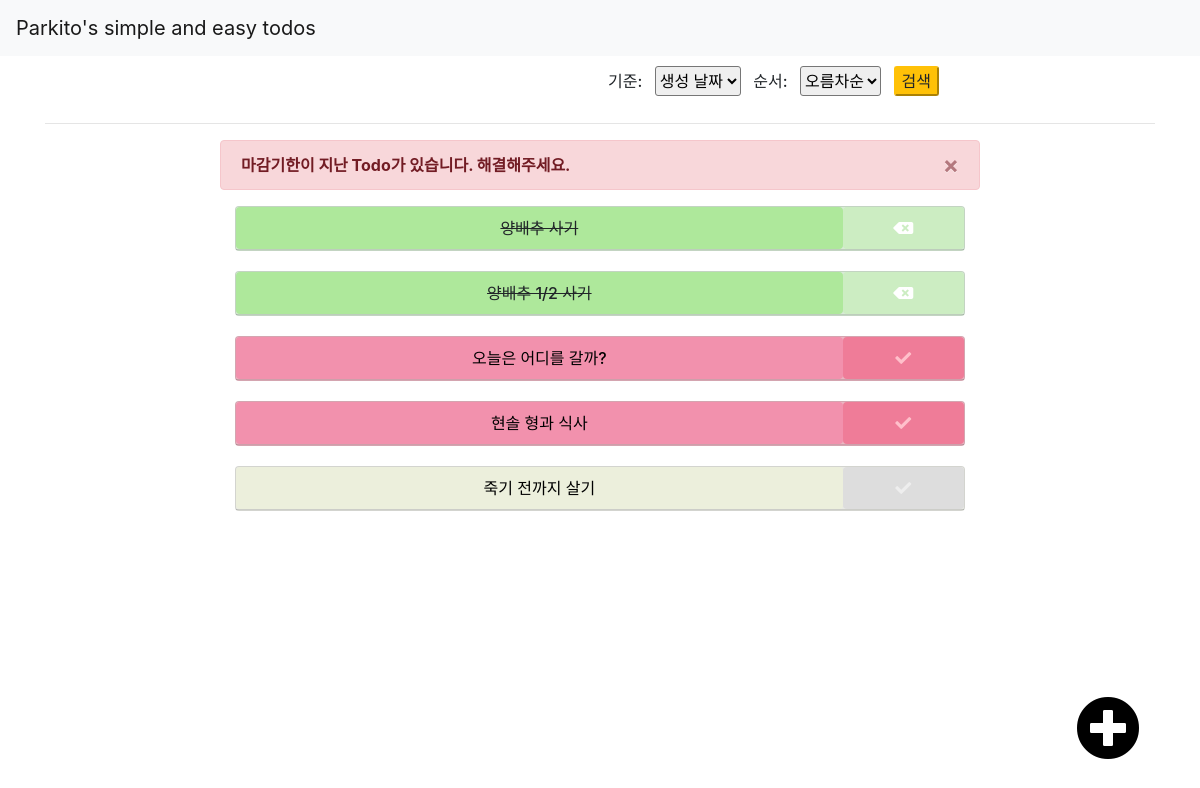
The page /todos/ on the database its author committed.
### todos/models.py (models this page shows, shortened)
class TodoList(models.Model):
    title = models.CharField("할 일", max_length=30)
    content = models.TextField("설명")
    importance = models.CharField(
        "중요도",
        max_length=1,
        choices=tuple((str(n+1), n+1) for n in range(IMPORTANCE_SIZE)),
        default=str(IMPORTANCE_DEFAULT),
    )
    created_date = models.DateField("생성 날짜", auto_now_add=True)
    expired_date = models.DateField("기한", default=get_ndays_later)
    is_solved = models.BooleanField("완료 여부", default=False)
    class Meta:
        ordering = ['created_date']
    @property
    def is_expired(self):
        return self.expired_date < date.today()

### todos/views.py (the view)
# urls.py: path('', views.todos_list, name='todos-list'),
def todos_list(request):
    if request.GET:
        criteria = request.GET.get('criteria')
        ordering = request.GET.get('ordering')
        sign = '' if ordering == 'ascending' else '-'
        lists = TodoList.objects.order_by(sign + criteria)
        all_clear = all(not l.is_expired for l in lists)
        context = {'lists': lists, 'criteria': criteria,
                   'ordering': ordering, 'all_clear': all_clear}
    else:
        lists = TodoList.objects.all()
        all_clear = all(not l.is_expired for l in lists)
        context = {'lists': lists, 'all_clear': all_clear}
    return render(request, 'pages/todos-list.html', context)

### templates/pages/todos-list.html (shortened to what this page needs)
{% extends 'base.html' %}
{% load static %}
{% block content %}
  <div class="container">
		{% include 'parts/ordering-form.html' %}
		<hr>
  	{% if not all_clear %}
			<div class="row justify-content-center">
			 <div class="col-lg-8 col-mid-8 col-sm-10 alert alert-danger alert-dismissible fade show">
				 <strong>마감기한이 지난 Todo가 있습니다. 해결해주세요.</strong>
				 <button type="button" class="close" data-dismiss="alert">&times;</button>
			 </div>
		  </div>
		{% endif %}
    {% for list in lists %}
    <div class="row justify-content-center">
      <div class="col-lg-8 col-mid-8 col-sm-10">
        {% include 'parts/todo-item.html' %}
      </div>
    </div>
    {% endfor %}
  </div>
  <a href="{% url 'todos-new' %}">
    <i id="plus-icon" class="fas fa-plus-circle"></i></div>
  </a>
{% endblock %}

### templates/base.html
{% include 'parts/header.html' %}
{% include 'parts/nav.html' %}
{% block content %}{% endblock %}
{% include 'parts/footer.html' %}

### templates/parts/header.html (shortened to what this page needs)
{% load static %}
<!DOCTYPE html>
<html lang="ko">
<head>
  <link rel="stylesheet" href="https://use.fontawesome.com/releases/v5.8.2/css/all.css">
	<link rel="stylesheet" href="https://stackpath.bootstrapcdn.com/bootstrap/4.3.1/css/bootstrap.min.css">
	<link rel="stylesheet" type="text/css" href="{% static 'css/main.css' %}">
	<link rel="stylesheet" type="text/css" href="{% static 'css/nav.css' %}">
</head>
<body>

### templates/parts/nav.html
<nav class="navbar navbar-light bg-light">
  <a class="navbar-brand" href="/">Parkito's simple and easy todos</a>
</nav>

### templates/parts/ordering-form.html (shortened to what this page needs)
<div class="row">
	<div class="col-lg-6 col-mid-5 col-sm-4 col-2"></div>
	<form class="text-right" id="ordering-form" action="{% url 'todos-list' %}" method="GET">
		<label for="criteria">기준: </label>
		<select name="criteria">
				<option {% if criteria == 'created_date' %}selected{% endif %} value="created_date">생성 날짜</option>
		</select>
		<label for="ordering">순서: </label>
		<select name="ordering">
				<option {% if ordering == 'ascending' %}selected{% endif %} value="ascending">오름차순</option>
		</select>
	<input class="btn-warning" type="submit" value="검색">
	</form>
</div>

### templates/parts/todo-item.html (shortened to what this page needs)
<div class="todo-item">
	<div id="card{{ list.pk }}" class="card container
		{% if list.is_solved %}
			todo-solved
		{% elif list.is_expired %}
			todo-expired
		{% else %}
			todo-not-solved
		{% endif %}
		">
    <div class="card-header row" id="heading{{ list.pk }}">
      <div class="card-title btn col-10" data-toggle="collapse" data-target="#collapse{{ list.pk }}" aria-expanded="true" aria-controls="collapse{{ list.pk }}">
        {{ list.title }}
      </div>
      <button type="button" class="btn col-2 solve-button" value={{ list.pk }}>
        <i class="fas {% if list.is_solved %} fa-backspace {% else %} fa-check {% endif %}"></i>
      </button>
    </div>
  </div>
</div>

### templates/parts/footer.html
</body>
</html>

### static/css/main.css (style rules this page uses)
#plus-icon { font-size: 4rem; position: absolute; color: black; bottom: 5%; right: 5%; }
#ordering-form * { margin-left: .5rem; height: 30px; font-weight: 500; border-radius: 3px; }
.todo-item { margin-bottom: 20px; }
div.card-header { padding: 0 0; }
div.card-title { margin: 0; padding: .5rem 0; cursor: pointer; font-weight: 500; }
div.todo-expired { color: red; background-color: #f2bcc9; }
div.todo-expired .card-title { background-color: #f291ad; color: black; }
div.todo-expired .solve-button { color: pink; background-color: #ef7c98; }
div.todo-solved { background-color: #dff2de; text-decoration: line-through; }
div.todo-solved .card-title { background-color: #aee89b; }
div.todo-solved .solve-button { background-color: #ccedc2; color: white; }
div.todo-not-solved { background-color: #f1f2ed; }
div.todo-not-solved .card-title { background-color: #ecefdc; color: black; }
div.todo-not-solved .solve-button { color: #eee; background-color: #ddd; }

### static/css/nav.css (style rules this page uses)
nav { margin-bottom: 10px; }

### rows shown on the page
TodoList: title "양배추 사기", {{ list.pk }} 25 (drawn), is_solved True (drawn)
TodoList: title "양배추 1/2 사기", {{ list.pk }} 26 (drawn), is_solved True (drawn)
TodoList: title "오늘은 어디를 갈까?", {{ list.pk }} 34 (drawn), is_solved False (drawn)
TodoList: title "현솔 형과 식사", {{ list.pk }} 35 (drawn), is_solved False (drawn)
TodoList: title "죽기 전까지 살기", {{ list.pk }} 36 (drawn), is_solved False (drawn)
